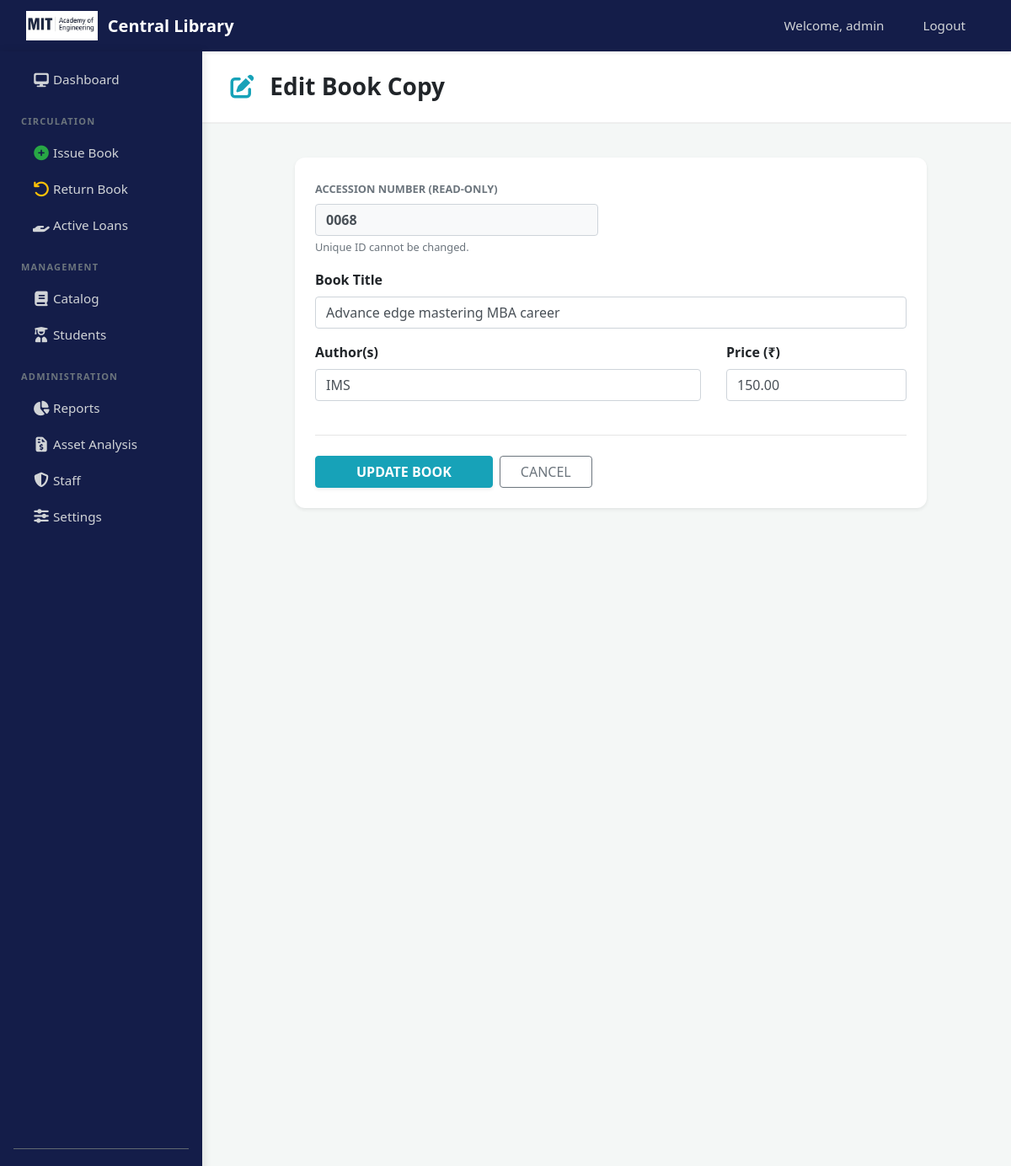
Screenshot of /admin/edit-book.php?id=0068 (signed in) with the database file from the repository.
### tables this page shows
CREATE TABLE `books` (
  `accession_number` varchar(10) NOT NULL,
  `book_id` int(11) DEFAULT NULL,
  `title` varchar(255) DEFAULT NULL,
  `author` varchar(255) DEFAULT NULL,
  `publisher` varchar(255) DEFAULT NULL,
  `price` decimal(10,2) DEFAULT NULL,
  `entry_date` timestamp NOT NULL DEFAULT current_timestamp(),
  `status` tinyint(1) DEFAULT 1 COMMENT '1=Available, 0=Issued',
  `is_deleted` int(11) DEFAULT 0
);

### admin/edit-book.php (the view, shortened to what this page needs)
<?php
require_once "../includes/header.php";
$acc_no = mysqli_real_escape_string($connection, $_GET['id']);
$res = mysqli_query($connection, "SELECT * FROM books WHERE accession_number='$acc_no'");
$row = mysqli_fetch_assoc($res);
?>
<div class="main-wrapper">
    <?php include "../sidebar.php"; ?>
    <div class="content-area">
        <div class="sticky-header">
            <h3 class="m-0 font-weight-bold">
                <i class="fas fa-edit text-info mr-2"></i> Edit Book Copy
            </h3>
        </div>
        <div class="main-content">
            <div class="card card-edit shadow-sm">
                <div class="card-body p-4">
                    <form method="POST">
                        <div class="row">
                            <div class="col-md-6 form-group">
                                <label class="font-weight-bold text-muted small">ACCESSION NUMBER (READ-ONLY)</label>
                                <input type="text" class="form-control bg-light font-weight-bold"
                                       value="<?php echo $row['accession_number']; ?>" readonly>
                                <small class="text-muted">Unique ID cannot be changed.</small>
                            </div>
                        </div>
                        <div class="form-group">
                            <label class="font-weight-bold">Book Title</label>
                            <input type="text" name="title" class="form-control"
                                   value="<?php echo htmlspecialchars($row['title']); ?>" required>
                        </div>
                        <div class="row">
                            <div class="col-md-8 form-group">
                                <label class="font-weight-bold">Author(s)</label>
                                <input type="text" name="author" class="form-control"
                                       value="<?php echo htmlspecialchars($row['author']); ?>" required>
                            </div>
                            <div class="col-md-4 form-group">
                                <label class="font-weight-bold">Price (₹)</label>
                                <input type="number" name="price" class="form-control" step="0.01"
                                       value="<?php echo $row['price']; ?>">
                            </div>
                        </div>
                        <hr class="my-4">
                        <div class="d-flex">
                            <button type="submit" name="update_book" class="btn btn-info px-5 font-weight-bold mr-2 text-white shadow-sm">
                                UPDATE BOOK
                            </button>
                            <a href="manage-books.php" class="btn btn-outline-secondary px-4">CANCEL</a>
                        </div>
                    </form>
                </div>
            </div>
        </div>
    </div>
</div>
<?php include "../includes/footer.php"; ?>

### includes/header.php (style rules this page uses)
body { background-color: #f4f7f6; font-family: 'Segoe UI', Tahoma, Geneva, Verdana, sans-serif; }
.main-content { margin-left: 240px; padding: 30px; }

### admin/edit-book.php (style rules this page uses)
html, body { height: 100vh; overflow: hidden; background-color: #f4f7f6; }
.main-wrapper { display: flex; height: 100vh; width: 100vw; }
.content-area { flex-grow: 1; display: flex; flex-direction: column; overflow: hidden; margin-left: 10px; }
.sticky-header { background: white; border-bottom: 2px solid #eee; padding: 25px 30px; margin-left: 230px; flex-shrink: 0; }
.main-content { padding: 40px; flex-grow: 1; overflow-y: auto; display: flex; justify-content: center; align-items: flex-start; }
.card-edit { border: none; border-radius: 12px; width: 100%; max-width: 750px; }

### rows the page displays
books: accession_number "0068", title "Advance edge mastering MBA career", author "IMS", price "150.00"

### other values shown
$_SESSION['username'] "admin"
